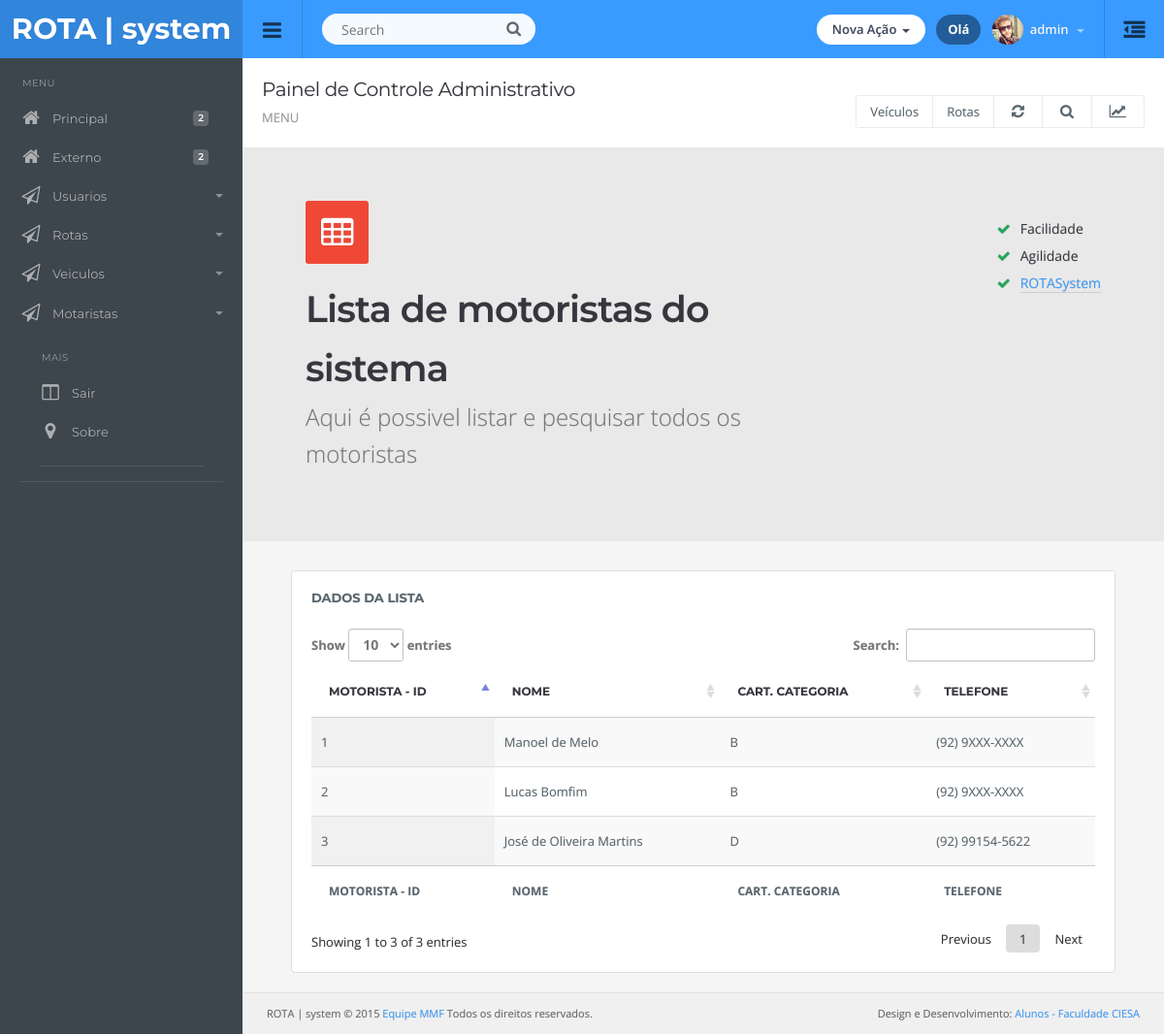
Page /lista_motoristas.php (signed in) on the committed database.
### tables this page shows
CREATE TABLE IF NOT EXISTS `motorista` (
  `mot_id` int(10) unsigned NOT NULL AUTO_INCREMENT,
  `mot_nome` varchar(100) DEFAULT NULL,
  `mot_cat` varchar(2) DEFAULT NULL,
  `mot_fone` varchar(50) DEFAULT NULL,
  PRIMARY KEY (`mot_id`)
);

### lista_motoristas.php (the view, shortened to what this page needs)
<!DOCTYPE html>
<html lang="br">
<head>
  <link href="images/root.css" rel="stylesheet">
  </head>
  <body>
  <?php include('topo.php');?>
  </div>
<?php include('menu.inc');?>
<div class="content">
  <div class="page-header">
    <h1 class="title">Painel de Controle Administrativo</h1>
      <ol class="breadcrumb">
        <li class="active">MENU</li>
      </ol>
    <div class="right">
      <div class="btn-group" role="group" aria-label="...">
        <a href="cad_objeto.php" class="btn btn-light">Veículos</a>
        <a href="novo_pedido.php" class="btn btn-light">Rotas</a>
        <a href="#" class="btn btn-light"><i class="fa fa-refresh"></i></a>
        <a href="#" class="btn btn-light"><i class="fa fa-search"></i></a>
        <a href="#" class="btn btn-light" id="topstats"><i class="fa fa-line-chart"></i></a>
      </div>
    </div>
  </div>
  <div class="row presentation">
    <div class="col-lg-8 col-md-6 titles">
      <span class="icon color10-bg"><i class="fa fa-table"></i></span>
      <h1>Lista de motoristas do sistema</h1>
      <h4>Aqui é possivel listar e pesquisar todos os motoristas</h4>
    </div>
    <div class="col-lg-4 col-md-6">
      <ul class="list-unstyled list">
        <li><i class="fa fa-check"></i>Facilidade<li>
        <li><i class="fa fa-check"></i>Agilidade<li>
        <li><i class="fa fa-check"></i><a href="/" target="_blank">ROTASystem</a><li>
      </ul>
    </div>
  </div>
<div class="container-padding">
  <div class="row">
    <div class="col-md-12">
      <div class="panel panel-default">
        <div class="panel-title">
          Dados da Lista
        </div>
        <div class="panel-body table-responsive">
            <table id="example0" class="table display">
                <thead>
                    <tr>
                        <th>MOTORISTA - ID</th>
                        <th>NOME</th>
                        <th>CART. CATEGORIA</th>
                        <th>TELEFONE</th>
                    </tr>
                </thead>
                <tfoot>
                    <tr>
                        <th>MOTORISTA - ID</th>
                        <th>NOME</th>
                        <th>CART. CATEGORIA</th>
                        <th>TELEFONE</th>
                    </tr>
                </tfoot>
                <tbody>
                  <?php
                    include('conexaopdo.php');
                    $selecionaumotorista=$con->prepare("SELECT * FROM motorista");
                    $selecionaumotorista->execute();
                      while ($linha=$selecionaumotorista->fetch(PDO::FETCH_ASSOC))
                      {
                            echo '
                              <tr>
                                <td>'.$linha["mot_id"].'</td>
                                 <td>'.$linha["mot_nome"].'</td>
                                 <td>'.$linha["mot_cat"].'</td>
                                 <td>'.$linha["mot_fone"].'</td>
                              </tr>
                            ';
                       }
                  ?>
                </tbody>
            </table>
        </div>
      </div>
    </div>
  </div>
</div>
<?php include ('rodape.php');?>
</div>
</body>
</html>

### images/style.css (style rules this page uses)
.color10-bg { background: #ef4836; }
body { background: #3d464d; color: #58666e; margin: 0; line-height: 1.7em; font-size: 13px; font-family: 'Open Sans', sans-serif; outline: 0; text-Shadow: 0 0 1px rgba(0, 0, 0, 0.2); }
a { color: #399bff; text-decoration: none; }
.col-xs-1, .col-sm-1, .col-md-1, .col-lg-1, .col-xs-2, .col-sm-2, .col-md-2, .col-lg-2, .col-xs-3, .col-sm-3, .col-md-3, .col-lg-3, .col-xs-4, .col-sm-4, .col-md-4, .col-lg-4, .col-xs-5, .col-sm-5, .col-md-5, .col-lg-5, .col-xs-6, .col-sm-6, .col-md-6, .col-lg-6, .col-xs-7, .col-sm-7, .col-md-7, .col-lg-7, .col-xs-8, .col-sm-8, .col-md-8, .col-lg-8, .col-xs-9, .col-sm-9, .col-md-9, .col-lg-9, .col-xs-10, .col-sm-10, .col-md-10, .col-lg-10, .col-xs-11, .col-sm-11, .col-md-11, .col-lg-11, .col-xs-12, .col-sm-12, .col-md-12, .col-lg-12 { padding-right: 15px; padding-left: 15px; }
.row { margin-right: -15px; margin-left: -15px; }
.container-padding { padding-left: 20px; padding-right: 20px; }
.content { padding-left: 30px; padding-right: 30px; padding-top: 80px; margin-left: 250px; background: #f5f5f5; }
.page-header { background: #fff; margin: -20px -30px 20px -30px; padding: 20px; border-bottom: none; position: relative; }
.page-header .title { padding: 0; margin: 0; font-family: 'Montserrat', sans-serif; font-size: 20px; line-height: normal; font-weight: normal; color: #37363e; padding-bottom: 6px; }
.page-header .right { position: absolute; right: 20px; bottom: 20px; min-width: 500px; text-align: right; }
.page-header .right .btn-group { float: right; }
.page-header .right .btn { padding-left: 14px; padding-right: 14px; font-size: 13px; }
.page-header .right .btn .fa { margin: 0 4px; }
.page-header .right .btn-group .btn { border: 1px solid #E8EBED; }
.presentation { background: rgba(0, 0, 0, 0.05); margin: -20px -30px 30px -30px; padding: 70px 50px; }
.presentation .titles .icon { color: #fff; border-radius: 3px; font-size: 36px; line-height: 0; padding: 8px 16px; text-align: center; }
.presentation .titles .icon .fa { font-weight: inherit; }
.presentation .titles h1 { font-size: 38px; font-weight: 600; font-family: 'Montserrat', sans-serif; margin: 30px 0 0px 0; color: #37363e; }
.presentation .titles h4 { font-size: 24px; font-weight: 300; color: #777; margin: 0px; }
.presentation .list { display: inline-block; float: right; margin-bottom: 0; font-size: 14px; line-height: 2em; color: #37363e; right: 0; }
.presentation .list a { border-bottom: 1px solid #ccc; }
.presentation .list .fa { margin-right: 10px; color: #26a65b; }
h1, h2, h3, h4, h5, h6, .h1, .h2, .h3, .h4, .h5, .h6 { font-family: inherit; font-weight: 400; line-height: 1.6; color: #37363e; }
h1, .h1, h2, .h2, h3, .h3 { margin-top: 20px; margin-bottom: 10px; letter-spacing: -0.02em; }
h4, .h4, h5, .h5, h6, .h6 { margin-top: 15px; margin-bottom: 10px; }
h1, .h1 { font-size: 2.25em; }
h4, .h4 { font-size: 1.5em; }
.btn { font-size: 14px; padding: 7px 20px 7px 20px; border: none; background: #e4e4e4; color: inherit; border-radius: 3px; }
.btn .fa { font-size: 15px; margin-right: 5px; }
.btn-light { background-color: #fff; color: inherit; border: 1px solid #BDC4C9; }
.breadcrumb { background: none; padding: 0; margin: 0; font-weight: 600; }
.breadcrumb .active { font-weight: normal; color: #999; }
.panel { box-shadow: none; border: 1px solid #e5e5e5; background: #fff; padding: 20px; margin-bottom: 20px; position: relative; }
.panel-title { font-family: 'Montserrat', sans-serif; color: #58666e; font-size: 13px; font-weight: bold; text-transform: uppercase; padding: 16px 20px; margin: -20px; background: #fff; margin-bottom: 5px; border-bottom: none; border-top-left-radius: 3px; border-top-right-radius: 3px; }
.panel-body, .panel-heading { padding: 0; color: inherit; background-color: transparent; border-color: none; }
.panel-default { border-color: #ddd; }
.table { margin: 0; }
thead { font-weight: 600; font-family: 'Montserrat', sans-serif; text-transform: uppercase; font-size: 12px; color: #37363e; }
table td { display: table-cell; vertical-align: middle; }
.table > thead > tr > th, .table > tbody > tr > th, .table > tfoot > tr > th, .table > thead > tr > td, .table > tbody > tr > td, .table > tfoot > tr > td { padding: 15px; line-height: 1.7; }

### rows in the picture
motorista: mot_id "1", mot_nome "Manoel de Melo", mot_cat "B", mot_fone "(92) 9XXX-XXXX"
motorista: mot_id "2", mot_nome "Lucas Bomfim", mot_cat "B", mot_fone "(92) 9XXX-XXXX"
motorista: mot_id "3", mot_nome "José de Oliveira Martins", mot_cat "D", mot_fone "(92) 99154-5622"

### other values in the picture
$nome "admin"
